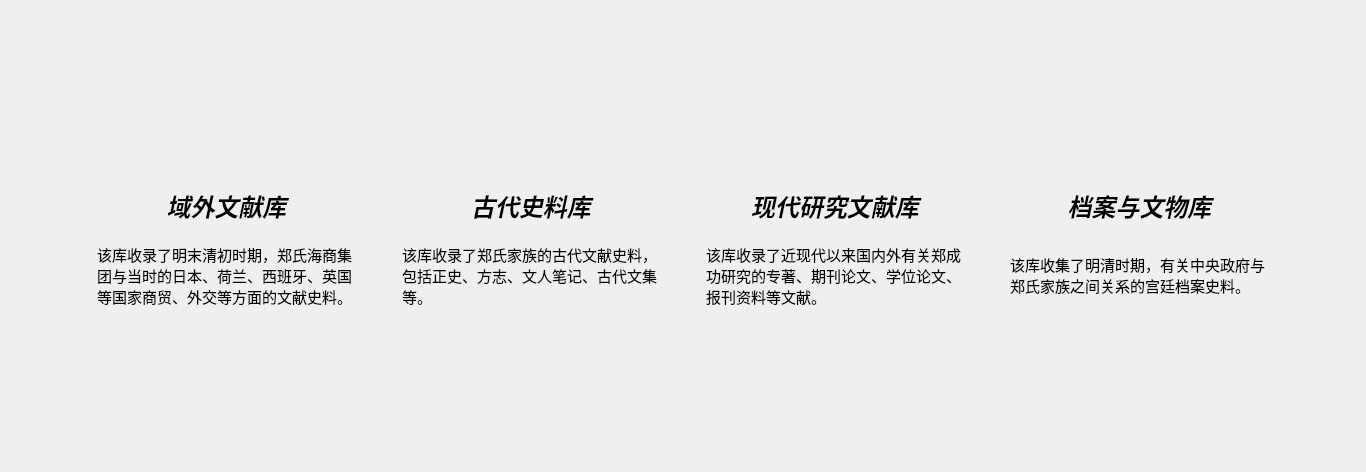
<?xml version="1.0" encoding="UTF-8"?>
<ui version="4.0">
 <class>IndexWidget</class>
 <widget class="QWidget" name="IndexWidget">
  <property name="geometry">
   <rect>
    <x>0</x>
    <y>0</y>
    <width>1366</width>
    <height>472</height>
   </rect>
  </property>
  <property name="windowTitle">
   <string>Form</string>
  </property>
  <layout class="QVBoxLayout" name="verticalLayout" stretch="1,4,1,8,2">
   <item>
    <spacer name="verticalSpacer">
     <property name="orientation">
      <enum>Qt::Vertical</enum>
     </property>
     <property name="sizeHint" stdset="0">
      <size>
       <width>20</width>
       <height>40</height>
      </size>
     </property>
    </spacer>
   </item>
   <item>
    <layout class="QHBoxLayout" name="horizontalLayout_2" stretch="1,3,1">
     <item>
      <spacer name="horizontalSpacer_6">
       <property name="orientation">
        <enum>Qt::Horizontal</enum>
       </property>
       <property name="sizeHint" stdset="0">
        <size>
         <width>40</width>
         <height>20</height>
        </size>
       </property>
      </spacer>
     </item>
     <item>
      <widget class="QLabel" name="label">
       <property name="sizePolicy">
        <sizepolicy hsizetype="Minimum" vsizetype="Preferred">
         <horstretch>0</horstretch>
         <verstretch>0</verstretch>
        </sizepolicy>
       </property>
       <property name="text">
        <string/>
       </property>
       <property name="pixmap">
        <pixmap resource="../RES/img.qrc">:/PIC/秦川飞影标题-1.png</pixmap>
       </property>
       <property name="scaledContents">
        <bool>true</bool>
       </property>
      </widget>
     </item>
     <item>
      <spacer name="horizontalSpacer_7">
       <property name="orientation">
        <enum>Qt::Horizontal</enum>
       </property>
       <property name="sizeHint" stdset="0">
        <size>
         <width>13</width>
         <height>17</height>
        </size>
       </property>
      </spacer>
     </item>
    </layout>
   </item>
   <item>
    <spacer name="verticalSpacer_2">
     <property name="orientation">
      <enum>Qt::Vertical</enum>
     </property>
     <property name="sizeHint" stdset="0">
      <size>
       <width>20</width>
       <height>40</height>
      </size>
     </property>
    </spacer>
   </item>
   <item>
    <layout class="QHBoxLayout" name="horizontalLayout" stretch="1,3,0,3,0,3,0,3,1">
     <item>
      <spacer name="horizontalSpacer">
       <property name="orientation">
        <enum>Qt::Horizontal</enum>
       </property>
       <property name="sizeHint" stdset="0">
        <size>
         <width>40</width>
         <height>20</height>
        </size>
       </property>
      </spacer>
     </item>
     <item>
      <layout class="QGridLayout" name="gridLayout" rowminimumheight="1,1,8">
       <item row="0" column="0">
        <widget class="QPushButton" name="btn_YuwaiDB">
         <property name="font">
          <font>
           <pointsize>18</pointsize>
           <weight>75</weight>
           <italic>true</italic>
           <bold>true</bold>
          </font>
         </property>
         <property name="cursor">
          <cursorShape>PointingHandCursor</cursorShape>
         </property>
         <property name="mouseTracking">
          <bool>false</bool>
         </property>
         <property name="text">
          <string>域外文献库</string>
         </property>
         <property name="icon">
          <iconset>
           <normalon>:/PIC/Lab_Yw.png</normalon>
          </iconset>
         </property>
         <property name="iconSize">
          <size>
           <width>36</width>
           <height>36</height>
          </size>
         </property>
         <property name="autoRepeat">
          <bool>false</bool>
         </property>
         <property name="autoDefault">
          <bool>false</bool>
         </property>
         <property name="default">
          <bool>true</bool>
         </property>
         <property name="flat">
          <bool>true</bool>
         </property>
        </widget>
       </item>
       <item row="1" column="0">
        <widget class="QLabel" name="label_6">
         <property name="font">
          <font>
           <family>华文楷体</family>
           <pointsize>11</pointsize>
           <weight>50</weight>
           <italic>false</italic>
           <bold>false</bold>
          </font>
         </property>
         <property name="text">
          <string>该库收录了明末清初时期，郑氏海商集团与当时的日本、荷兰、西班牙、英国等国家商贸、外交等方面的文献史料。</string>
         </property>
         <property name="textFormat">
          <enum>Qt::AutoText</enum>
         </property>
         <property name="wordWrap">
          <bool>true</bool>
         </property>
        </widget>
       </item>
       <item row="2" column="0">
        <widget class="QLabel" name="label_2">
         <property name="sizePolicy">
          <sizepolicy hsizetype="Fixed" vsizetype="Fixed">
           <horstretch>0</horstretch>
           <verstretch>0</verstretch>
          </sizepolicy>
         </property>
         <property name="maximumSize">
          <size>
           <width>340</width>
           <height>340</height>
          </size>
         </property>
         <property name="text">
          <string/>
         </property>
         <property name="pixmap">
          <pixmap resource="../RES/img.qrc">:/PIC/17.JPG</pixmap>
         </property>
         <property name="scaledContents">
          <bool>true</bool>
         </property>
        </widget>
       </item>
      </layout>
     </item>
     <item>
      <spacer name="horizontalSpacer_2">
       <property name="orientation">
        <enum>Qt::Horizontal</enum>
       </property>
       <property name="sizeHint" stdset="0">
        <size>
         <width>40</width>
         <height>20</height>
        </size>
       </property>
      </spacer>
     </item>
     <item>
      <layout class="QGridLayout" name="gridLayout_2" rowminimumheight="1,1,8">
       <item row="1" column="0">
        <widget class="QLabel" name="label_7">
         <property name="font">
          <font>
           <family>华文楷体</family>
           <pointsize>11</pointsize>
           <weight>50</weight>
           <italic>false</italic>
           <bold>false</bold>
          </font>
         </property>
         <property name="text">
          <string>该库收录了郑氏家族的古代文献史料，包括正史、方志、文人笔记、古代文集等。</string>
         </property>
         <property name="textFormat">
          <enum>Qt::AutoText</enum>
         </property>
         <property name="wordWrap">
          <bool>true</bool>
         </property>
        </widget>
       </item>
       <item row="0" column="0">
        <widget class="QPushButton" name="btn_GudaiDB">
         <property name="font">
          <font>
           <pointsize>18</pointsize>
           <weight>75</weight>
           <italic>true</italic>
           <bold>true</bold>
          </font>
         </property>
         <property name="cursor">
          <cursorShape>PointingHandCursor</cursorShape>
         </property>
         <property name="text">
          <string>古代史料库</string>
         </property>
         <property name="icon">
          <iconset>
           <normalon>:/PIC/Lab_Gudaipng.png</normalon>
          </iconset>
         </property>
         <property name="iconSize">
          <size>
           <width>36</width>
           <height>36</height>
          </size>
         </property>
         <property name="flat">
          <bool>true</bool>
         </property>
        </widget>
       </item>
       <item row="2" column="0">
        <widget class="QLabel" name="label_3">
         <property name="maximumSize">
          <size>
           <width>340</width>
           <height>340</height>
          </size>
         </property>
         <property name="text">
          <string/>
         </property>
         <property name="pixmap">
          <pixmap resource="../RES/img.qrc">:/PIC/3.JPG</pixmap>
         </property>
         <property name="scaledContents">
          <bool>true</bool>
         </property>
        </widget>
       </item>
      </layout>
     </item>
     <item>
      <spacer name="horizontalSpacer_3">
       <property name="orientation">
        <enum>Qt::Horizontal</enum>
       </property>
       <property name="sizeHint" stdset="0">
        <size>
         <width>40</width>
         <height>20</height>
        </size>
       </property>
      </spacer>
     </item>
     <item>
      <layout class="QGridLayout" name="gridLayout_3" rowminimumheight="1,1,8">
       <item row="2" column="0">
        <widget class="QLabel" name="label_4">
         <property name="maximumSize">
          <size>
           <width>340</width>
           <height>340</height>
          </size>
         </property>
         <property name="text">
          <string/>
         </property>
         <property name="pixmap">
          <pixmap resource="../RES/img.qrc">:/PIC/1.JPG</pixmap>
         </property>
         <property name="scaledContents">
          <bool>true</bool>
         </property>
        </widget>
       </item>
       <item row="1" column="0">
        <widget class="QLabel" name="label_8">
         <property name="font">
          <font>
           <family>华文楷体</family>
           <pointsize>11</pointsize>
           <weight>50</weight>
           <italic>false</italic>
           <bold>false</bold>
          </font>
         </property>
         <property name="text">
          <string>该库收录了近现代以来国内外有关郑成功研究的专著、期刊论文、学位论文、报刊资料等文献。</string>
         </property>
         <property name="textFormat">
          <enum>Qt::AutoText</enum>
         </property>
         <property name="wordWrap">
          <bool>true</bool>
         </property>
        </widget>
       </item>
       <item row="0" column="0">
        <widget class="QPushButton" name="btn_XiandaiDB">
         <property name="font">
          <font>
           <pointsize>18</pointsize>
           <weight>75</weight>
           <italic>true</italic>
           <bold>true</bold>
          </font>
         </property>
         <property name="cursor">
          <cursorShape>PointingHandCursor</cursorShape>
         </property>
         <property name="text">
          <string>现代研究文献库</string>
         </property>
         <property name="icon">
          <iconset>
           <normalon>:/PIC/Lab_Xiandai.png</normalon>
          </iconset>
         </property>
         <property name="iconSize">
          <size>
           <width>36</width>
           <height>36</height>
          </size>
         </property>
         <property name="flat">
          <bool>true</bool>
         </property>
        </widget>
       </item>
      </layout>
     </item>
     <item>
      <spacer name="horizontalSpacer_4">
       <property name="orientation">
        <enum>Qt::Horizontal</enum>
       </property>
       <property name="sizeHint" stdset="0">
        <size>
         <width>40</width>
         <height>20</height>
        </size>
       </property>
      </spacer>
     </item>
     <item>
      <layout class="QGridLayout" name="gridLayout_4" rowminimumheight="1,1,8">
       <item row="0" column="0">
        <widget class="QPushButton" name="btn_DanganDB">
         <property name="sizePolicy">
          <sizepolicy hsizetype="Minimum" vsizetype="Fixed">
           <horstretch>0</horstretch>
           <verstretch>0</verstretch>
          </sizepolicy>
         </property>
         <property name="font">
          <font>
           <pointsize>18</pointsize>
           <weight>75</weight>
           <italic>true</italic>
           <bold>true</bold>
          </font>
         </property>
         <property name="cursor">
          <cursorShape>PointingHandCursor</cursorShape>
         </property>
         <property name="text">
          <string>档案与文物库</string>
         </property>
         <property name="icon">
          <iconset>
           <normalon>:/PIC/Lab_Wenwu.png</normalon>
          </iconset>
         </property>
         <property name="iconSize">
          <size>
           <width>36</width>
           <height>36</height>
          </size>
         </property>
         <property name="flat">
          <bool>true</bool>
         </property>
        </widget>
       </item>
       <item row="1" column="0">
        <widget class="QLabel" name="label_9">
         <property name="font">
          <font>
           <family>华文楷体</family>
           <pointsize>11</pointsize>
           <weight>50</weight>
           <italic>false</italic>
           <bold>false</bold>
          </font>
         </property>
         <property name="text">
          <string>该库收集了明清时期，有关中央政府与郑氏家族之间关系的宫廷档案史料。</string>
         </property>
         <property name="textFormat">
          <enum>Qt::AutoText</enum>
         </property>
         <property name="wordWrap">
          <bool>true</bool>
         </property>
        </widget>
       </item>
       <item row="2" column="0">
        <widget class="QLabel" name="label_5">
         <property name="maximumSize">
          <size>
           <width>340</width>
           <height>340</height>
          </size>
         </property>
         <property name="text">
          <string/>
         </property>
         <property name="pixmap">
          <pixmap resource="../RES/img.qrc">:/PIC/14.JPG</pixmap>
         </property>
         <property name="scaledContents">
          <bool>true</bool>
         </property>
        </widget>
       </item>
      </layout>
     </item>
     <item>
      <spacer name="horizontalSpacer_5">
       <property name="orientation">
        <enum>Qt::Horizontal</enum>
       </property>
       <property name="sizeHint" stdset="0">
        <size>
         <width>40</width>
         <height>20</height>
        </size>
       </property>
      </spacer>
     </item>
    </layout>
   </item>
   <item>
    <spacer name="verticalSpacer_3">
     <property name="orientation">
      <enum>Qt::Vertical</enum>
     </property>
     <property name="sizeHint" stdset="0">
      <size>
       <width>20</width>
       <height>40</height>
      </size>
     </property>
    </spacer>
   </item>
  </layout>
 </widget>
 <resources>
  <include location="../RES/img.qrc"/>
  <include location="../../../Users/CXJ/.designer/RES/img.qrc"/>
 </resources>
 <connections/>
</ui>
